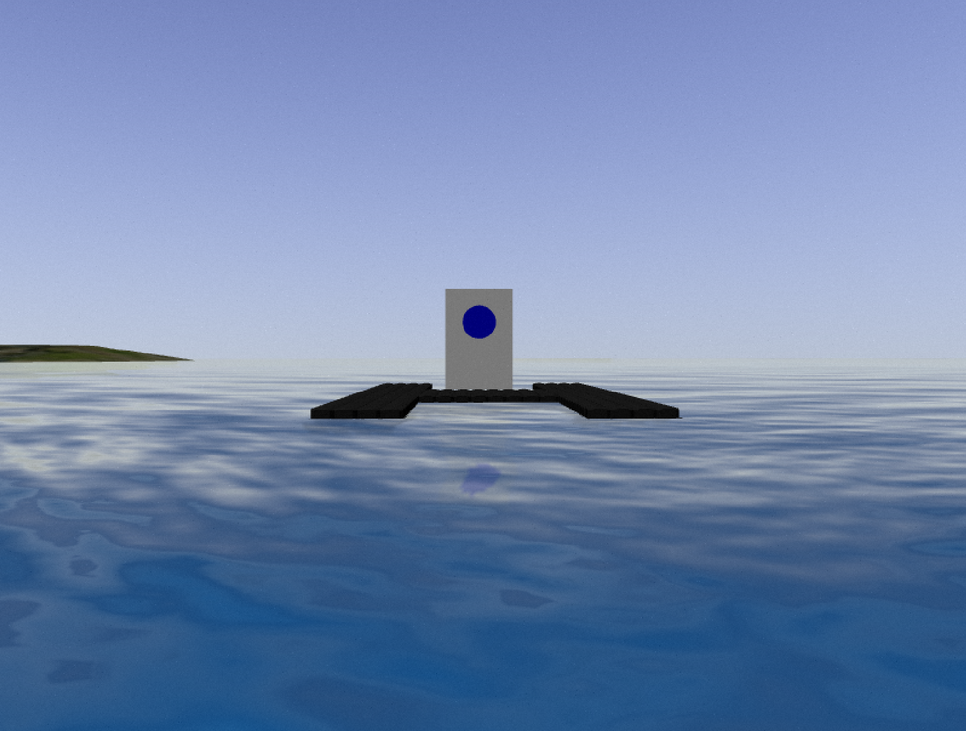
#> input picture vrx_vision/images/placards/blue_circle.png, 966 x 731 px, shrunk from 1646 x 1245 before the run
$ python -i buoy_scanner.py   (imports and definitions only)
#> lines starting #> are read from the running program, lines starting #| are printed output that depends on the picture; after the words box and inside, x2 and y2 are one past the last pixel; in counts of white or black regions, pixels touching at a corner belong together
#> further down, picture is the input picture: shape (731, 966, 3); mean B, G, R 175, 136, 113.8
#!/usr/bin/env python
import cv2
import numpy as np


class Scanner():

  def detectLightBuoy(self, c):
	# initialize the shape name and approximate the contour
    isLightBuoy = False
    peri = cv2.arcLength(c, True)
    approx = cv2.approxPolyDP(c, 0.04 * peri, True)
    if len(approx) == 4:
	# compute the bounding box of the contour and use the
	# bounding box to compute the aspect ratio
        (x, y, w, h) = cv2.boundingRect(approx)
        ar = w / float(h)

		# a square will have an aspect ratio that is approximately
		# equal to one, otherwise, the shape is a rectangle
        if ar<0.9:
            isLightBuoy = True
	# return the name of the shape
    return isLightBuoy

  def classifyColour(self, pixel):
    '''
    Checks which colour the buoy is flashing.
    '''
    colour_vals = [[121, 0,  0], [0, 119, 0], [0, 0, 118]]
    colour_names = ["blue", "green", "red"]
    colour_dists = []

    for colour in colour_vals:
      R_dist = colour[0] - pixel[0]
      G_dist = colour[1] - pixel[1]
      B_dist = colour[2] - pixel[2]
      colour_dists.append(np.sqrt(R_dist**2 + G_dist**2 + B_dist**2))

    return colour_names[colour_dists.index(min(colour_dists))]

  def scanBuoy(self, img):
    '''
    Scans an image of the light sequence buoy to get the colour.

    Return (string): "red", "green, "blue", "none"
    '''
    #filename = "scan_imgs/green.png"
    #cv_image = cv2.imread(filename)

    # Change to HSV colour space
    hsv = cv2.cvtColor(img, cv2.COLOR_BGR2HSV)
#> hsv: shape (731, 966, 3); mean H, S, V 107.1, 96.3, 175.1

    # Threshold the image to remove unsaturated parts (want to keep the light)
    lower_colour = np.array([0, 140, 60])
    upper_colour = np.array([360, 360, 180])
    mask = cv2.inRange(hsv, lower_colour, upper_colour)
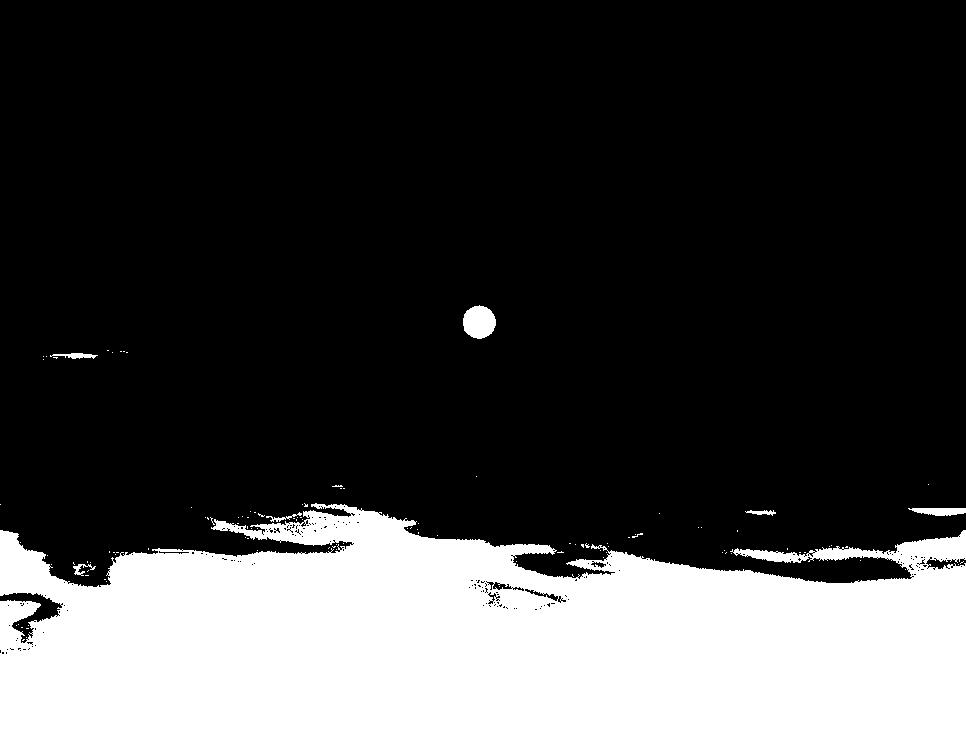
#> mask: shape (731, 966); 24.5% white; 113 white regions (106 under 20 px), largest, box (x1, y1, x2, y2) and area: (0, 503, 966, 731) 170762, (463, 305, 496, 339) 859, (908, 508, 966, 516) 350

    # Blur and threshold to get rid of some noise
    blur = cv2.GaussianBlur(src=mask, ksize=(3, 3), sigmaX=0)
    (_, binary) = cv2.threshold(src=blur,
        thresh=60,
        maxval=255,
        type=cv2.THRESH_BINARY)
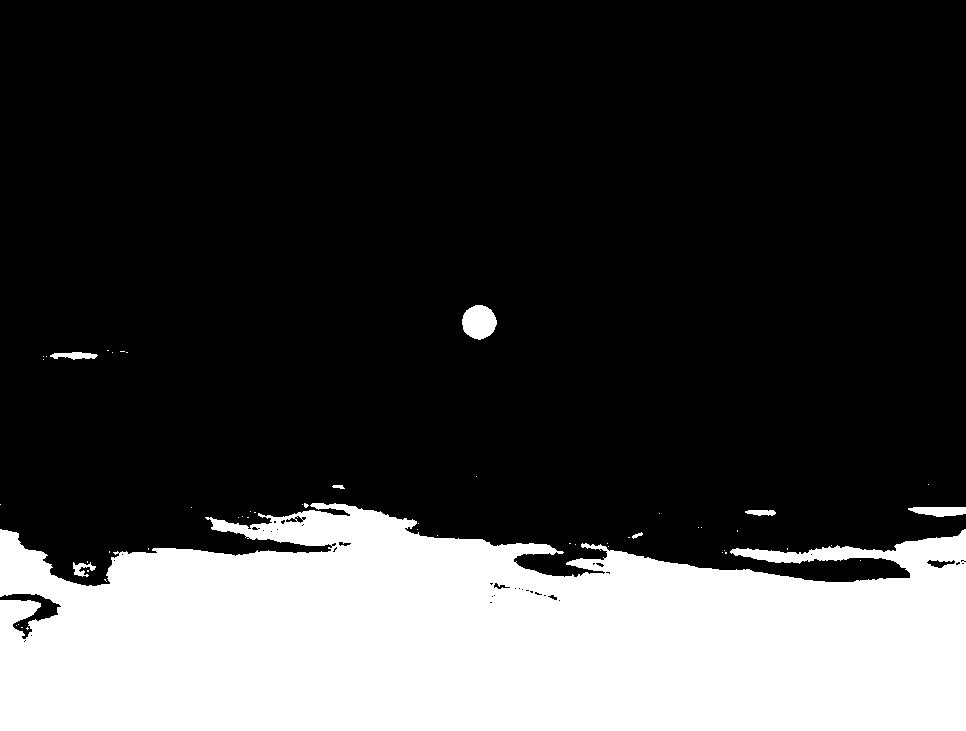
#> binary: shape (731, 966); 24.9% white; 53 white regions (45 under 20 px), largest, box (x1, y1, x2, y2) and area: (0, 503, 966, 731) 173773, (462, 305, 497, 340) 926, (908, 507, 966, 517) 446

    xx,yy =binary.shape
#> xx = 731; yy = 966
    mask = mask[int(xx/3):int(2*xx/3),:]
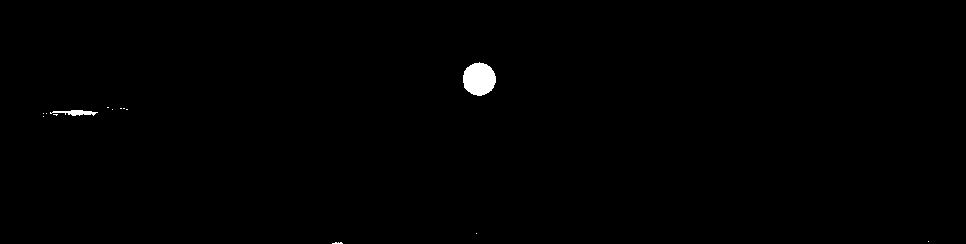
#> mask: shape (244, 966); 0.45% white; 14 white regions (12 under 20 px)
    img = img[int(xx/3):int(2*xx/3),:,:]
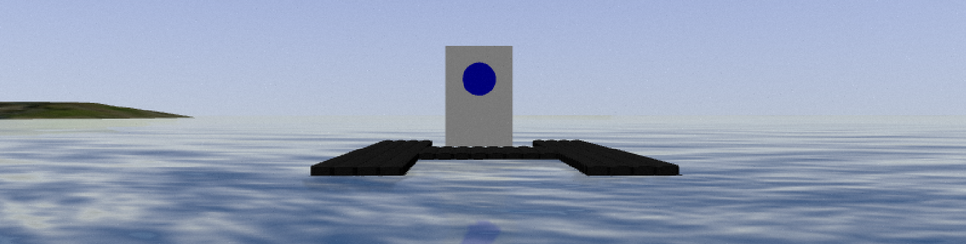
#> img: shape (244, 966, 3); mean B, G, R 183.1, 160.2, 147.8
    #cv2.imshow("binary", mask)
    #cv2.waitKey(1)

    # Find contours of image
    cont_return = cv2.findContours(mask, cv2.RETR_EXTERNAL, cv2.CHAIN_APPROX_SIMPLE)
#> cont_return = 14 contours, 12 with area under 20; largest, box (x1, y1, x2, y2) and area: (463, 62, 496, 96) 812, (50, 110, 98, 116) 110
    contours = cont_return[0] if len(cont_return) is 2 else cont_return[1] # Version fix
#> contours has the same summary as cont_return

    # Find contours with four sides, rectangles
    four_cnts = []
    for cnt in contours:
        if self.detectLightBuoy(cnt):
            four_cnts.append(cnt)
#> this loop made 14 passes
#> (peri in detectLightBuoy, approx in detectLightBuoy) on passes 1, 2, 3, 4, 6, 7, 8, 9, 10, 11, 12, 13: (22.49, [[332, 243], [342, 243], [341, 242]]), (0, [[928, 241]]), (0, [[476, 233]]), (0, [[43, 116]]), (0, [[46, 113]]), (0, [[43, 113]]), (107.9, [[50, 113], [97, 112]]), (2, [[126, 109], [127, 109]]), (0, [[112, 109]]), (2, [[123, 108], [124, 108]]), (2, [[120, 108], [121, 108]]), (2, [[107, 107], [108, 107]])
#> (peri in detectLightBuoy, approx in detectLightBuoy, x in detectLightBuoy, y in detectLightBuoy, w in detectLightBuoy, h in detectLightBuoy, ar in detectLightBuoy) on pass 5: (8.83, [[53, 114], [55, 114], [56, 115], [57, 114]], 53, 114, 5, 2, 2.5)
#> after the loop, four_cnts = []
    # Get the smallest 4-contour
    if len(four_cnts) == 0:
        #print('nocnts')
        return "none"
    best_cnt = max(four_cnts, key=cv2.contourArea)
    #print(best_cnt)
    # Calculate aspect ratio to check that it is actually the light
    x,y,w,h = cv2.boundingRect(best_cnt)
    aspect_ratio = float(w)/h

    if aspect_ratio < 0.75:
      # Get the center of the contour
      M = cv2.moments(best_cnt)
      try:
          cX = int(M["m10"] / M["m00"])
          cY = int(M["m01"] / M["m00"])
      except:
          print('divided by 0')
          return "none"
      center_pixel = img[cY, cX, :]
      #print(center_pixel)
      return self.classifyColour(center_pixel)
    else:
      return "none"

    '''cv2.drawContours(image = img,
        contours = [best_cnt],
        contourIdx = -1,
        color = (0, 255, 0),
        thickness = 1)
    cv2.imshow("contours", img)
    cv2.waitKey(0)
    cv2.destroyAllWindows()'''

>>> import cv2
>>> picture = cv2.imread('../../../vrx_vision/images/placards/blue_circle.png')
>>> result = Scanner().scanBuoy(picture)
#> result = 'none'

$ run again, on vrx_vision/images/placards/green_circle.png
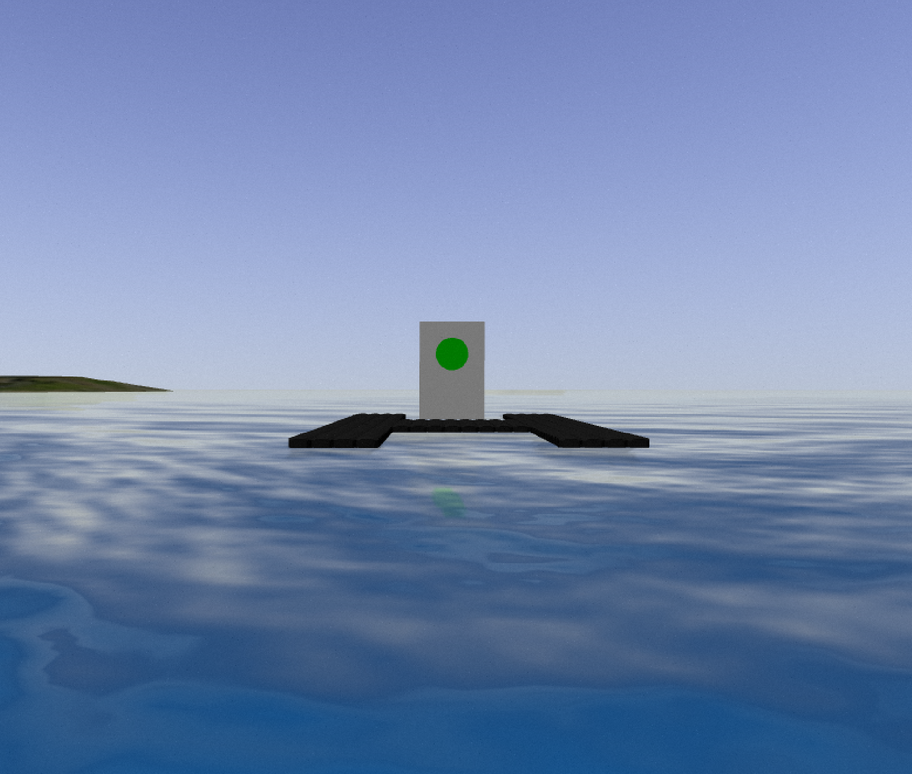
#> input picture vrx_vision/images/placards/green_circle.png, 912 x 774 px, shrunk from 1605 x 1363 before the run
#> picture is the input picture: shape (774, 912, 3); mean B, G, R 174.4, 135.3, 113.9
#> hsv: shape (774, 912, 3); mean H, S, V 107.4, 94.7, 174.6
#> in scanBuoy, `mask = cv2.inRange(hsv, lower_colour, upper_colour)`:
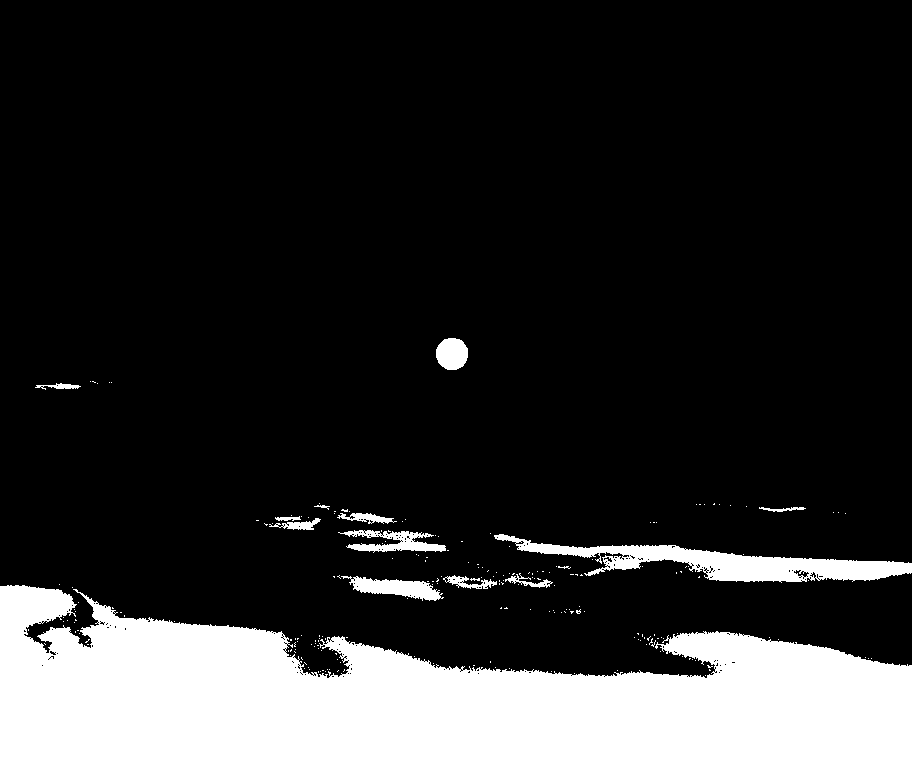
#> mask: shape (774, 912); 18.3% white; 220 white regions (205 under 20 px), largest, box (x1, y1, x2, y2) and area: (0, 585, 912, 774) 116903, (494, 534, 912, 583) 7143, (341, 576, 444, 601) 1284
#> binary: shape (774, 912); 18.9% white; 117 white regions (103 under 20 px), largest, box (x1, y1, x2, y2) and area: (0, 584, 912, 774) 118575, (494, 533, 912, 583) 8098, (338, 529, 449, 553) 1536
#> in scanBuoy, `img = img[int(xx/3):int(2*xx/3),:,:]`:
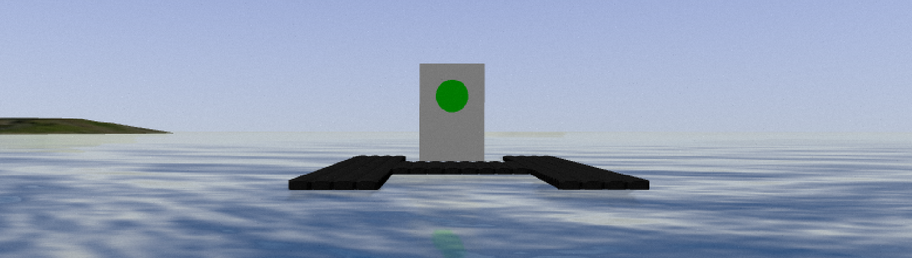
#> img: shape (258, 912, 3); mean B, G, R 184.6, 161.2, 147.9
#> cont_return = 28 contours, 24 with area under 20; largest, box (x1, y1, x2, y2) and area: (436, 80, 468, 112) 776, (35, 125, 81, 132) 106, (759, 249, 806, 254) 68, (350, 255, 376, 258) 34
#> contours has the same summary as cont_return
#> the loop in scanBuoy, `for cnt in contours:` made 28 passes
#> (peri in detectLightBuoy, approx in detectLightBuoy) on passes 1, 2, 3, 4, 6, 7, 8, 9: (2, [[338, 257], [339, 257]]), (0, [[291, 257]]), (0, [[845, 255]]), (54.97, [[350, 257], [375, 257]]), (0, [[334, 255]]), (0, [[838, 254]]), (0, [[833, 254]]), (0, [[349, 253]])
#> after the loop in scanBuoy, `for cnt in contours:`: four_cnts = []
#> result = 'none'
